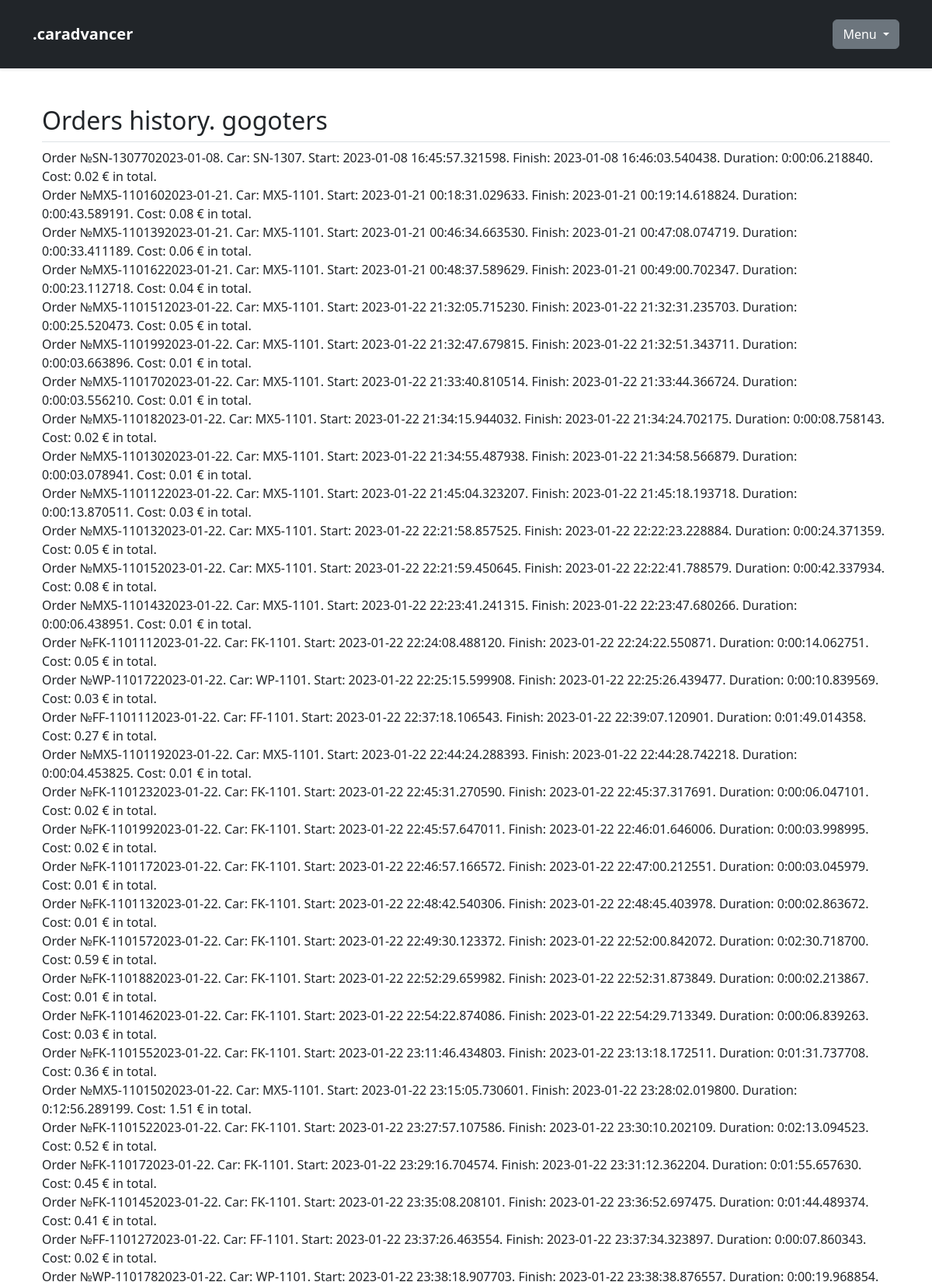
The page /user/1/history (signed in, upper part) on the database its author committed.
### databases/caDB.py (models this page shows)
class Orders(Base):
    __tablename__ = 'orders'
    id = Column(Integer, primary_key=True)
    order_id_for_show = Column(String, unique=True)
    user_rented = Column(String, ForeignKey('users.nickname'))
    car_rented = Column(String, ForeignKey('car_actual.serial_number'))
    order_started = Column(DateTime)
    order_finished = Column(DateTime)
    order_duration = Column(String)
    order_price = Column(Float)
    order_summ = Column(Float)
    order_status = Column(String, default='On action')
    def __str__(self):
        return f'Order №{self.order_id_for_show}. Car: {self.car_rented}. \
        Start: {self.order_started}. Finish: {self.order_finished}. \
        Duration: {get_order_duration(self.order_id_for_show)}. Cost: {get_order_summ(self.order_id_for_show)} € in total.'

### user/user.py (the view)
@user.route('/<username>/history', methods=["POST", "GET"])
def user_history(username):
    return render_template('user/history.html', title='История заказов', nickname=session['user_actual'],
                           history=order_history(session['user_actual']))

### databases/caDB.py (called while the page is built)
def get_one_order_by_id(order_id_for_show):  # получаем заказ по его id
    query = s.query(Orders).filter(
        Orders.order_id_for_show == order_id_for_show).first()
    return query

def get_order_duration(order_id_for_show):
    order = get_one_order_by_id(order_id_for_show)
    if not order.order_finished:
        res = datetime.datetime.now() - order.order_started
        return res
    else:
        res = order.order_finished - order.order_started
        return res

def get_order_summ(order_id_for_show):
    order = get_one_order_by_id(order_id_for_show)
    time_rented = get_order_duration(order.order_id_for_show)
    res = round(float(time_rented.total_seconds() / 60) * order.order_price / 60, 2)
    return res

def order_history(user):
    query = s.query(Orders).filter(
        Orders.user_rented == user).all()
    return query

### user/templates/user/history.html
{% extends 'user/account.html' %}
{% block content %}
{% block account_top %}
<div class="container px-4 py-5" id="hanging-icons">
    <h2 class="pb-2 border-bottom">Orders history. {{nickname}}</h2>
    {% endblock account_top %}
    {% for order in history %}
    <div>
        {{order}}
    </div>
    {% endfor %}
</div>
{% endblock content %}

### static/css/additional_styles.css (style rules this page uses)
.container { padding: 16px; }

### rows shown on the page
Orders: order_id_for_show+car_rented+order_started "Order №SN-1307702023-01-08. Car: SN-1307. Start: 2023-01-08 16:45:57.321598. Finish: 2023-01-08 16:46:03.540438. Duration: 0:00:06.218840. Cost: 0.02 € in total."
Orders: order_id_for_show+car_rented+order_started "Order №MX5-1101602023-01-21. Car: MX5-1101. Start: 2023-01-21 00:18:31.029633. Finish: 2023-01-21 00:19:14.618824. Duration: 0:00:43.589191. Cost: 0.08 € in total."
Orders: order_id_for_show+car_rented+order_started "Order №MX5-1101392023-01-21. Car: MX5-1101. Start: 2023-01-21 00:46:34.663530. Finish: 2023-01-21 00:47:08.074719. Duration: 0:00:33.411189. Cost: 0.06 € in total."
Orders: order_id_for_show+car_rented+order_started "Order №MX5-1101622023-01-21. Car: MX5-1101. Start: 2023-01-21 00:48:37.589629. Finish: 2023-01-21 00:49:00.702347. Duration: 0:00:23.112718. Cost: 0.04 € in total."
Orders: order_id_for_show+car_rented+order_started "Order №MX5-1101512023-01-22. Car: MX5-1101. Start: 2023-01-22 21:32:05.715230. Finish: 2023-01-22 21:32:31.235703. Duration: 0:00:25.520473. Cost: 0.05 € in total."
Orders: order_id_for_show+car_rented+order_started "Order №MX5-1101992023-01-22. Car: MX5-1101. Start: 2023-01-22 21:32:47.679815. Finish: 2023-01-22 21:32:51.343711. Duration: 0:00:03.663896. Cost: 0.01 € in total."
Orders: order_id_for_show+car_rented+order_started "Order №MX5-1101702023-01-22. Car: MX5-1101. Start: 2023-01-22 21:33:40.810514. Finish: 2023-01-22 21:33:44.366724. Duration: 0:00:03.556210. Cost: 0.01 € in total."
Orders: order_id_for_show+car_rented+order_started "Order №MX5-110182023-01-22. Car: MX5-1101. Start: 2023-01-22 21:34:15.944032. Finish: 2023-01-22 21:34:24.702175. Duration: 0:00:08.758143. Cost: 0.02 € in total."
Orders: order_id_for_show+car_rented+order_started "Order №MX5-1101302023-01-22. Car: MX5-1101. Start: 2023-01-22 21:34:55.487938. Finish: 2023-01-22 21:34:58.566879. Duration: 0:00:03.078941. Cost: 0.01 € in total."
Orders: order_id_for_show+car_rented+order_started "Order №MX5-1101122023-01-22. Car: MX5-1101. Start: 2023-01-22 21:45:04.323207. Finish: 2023-01-22 21:45:18.193718. Duration: 0:00:13.870511. Cost: 0.03 € in total."
Orders: order_id_for_show+car_rented+order_started "Order №MX5-110132023-01-22. Car: MX5-1101. Start: 2023-01-22 22:21:58.857525. Finish: 2023-01-22 22:22:23.228884. Duration: 0:00:24.371359. Cost: 0.05 € in total."
Orders: order_id_for_show+car_rented+order_started "Order №MX5-110152023-01-22. Car: MX5-1101. Start: 2023-01-22 22:21:59.450645. Finish: 2023-01-22 22:22:41.788579. Duration: 0:00:42.337934. Cost: 0.08 € in total."
Orders: order_id_for_show+car_rented+order_started "Order №MX5-1101432023-01-22. Car: MX5-1101. Start: 2023-01-22 22:23:41.241315. Finish: 2023-01-22 22:23:47.680266. Duration: 0:00:06.438951. Cost: 0.01 € in total."
Orders: order_id_for_show+car_rented+order_started "Order №FK-1101112023-01-22. Car: FK-1101. Start: 2023-01-22 22:24:08.488120. Finish: 2023-01-22 22:24:22.550871. Duration: 0:00:14.062751. Cost: 0.05 € in total."
Orders: order_id_for_show+car_rented+order_started "Order №WP-1101722023-01-22. Car: WP-1101. Start: 2023-01-22 22:25:15.599908. Finish: 2023-01-22 22:25:26.439477. Duration: 0:00:10.839569. Cost: 0.03 € in total."
Orders: order_id_for_show+car_rented+order_started "Order №FF-1101112023-01-22. Car: FF-1101. Start: 2023-01-22 22:37:18.106543. Finish: 2023-01-22 22:39:07.120901. Duration: 0:01:49.014358. Cost: 0.27 € in total."
Orders: order_id_for_show+car_rented+order_started "Order №MX5-1101192023-01-22. Car: MX5-1101. Start: 2023-01-22 22:44:24.288393. Finish: 2023-01-22 22:44:28.742218. Duration: 0:00:04.453825. Cost: 0.01 € in total."
Orders: order_id_for_show+car_rented+order_started "Order №FK-1101232023-01-22. Car: FK-1101. Start: 2023-01-22 22:45:31.270590. Finish: 2023-01-22 22:45:37.317691. Duration: 0:00:06.047101. Cost: 0.02 € in total."
Orders: order_id_for_show+car_rented+order_started "Order №FK-1101992023-01-22. Car: FK-1101. Start: 2023-01-22 22:45:57.647011. Finish: 2023-01-22 22:46:01.646006. Duration: 0:00:03.998995. Cost: 0.02 € in total."
Orders: order_id_for_show+car_rented+order_started "Order №FK-1101172023-01-22. Car: FK-1101. Start: 2023-01-22 22:46:57.166572. Finish: 2023-01-22 22:47:00.212551. Duration: 0:00:03.045979. Cost: 0.01 € in total."
Orders: order_id_for_show+car_rented+order_started "Order №FK-1101132023-01-22. Car: FK-1101. Start: 2023-01-22 22:48:42.540306. Finish: 2023-01-22 22:48:45.403978. Duration: 0:00:02.863672. Cost: 0.01 € in total."
Orders: order_id_for_show+car_rented+order_started "Order №FK-1101572023-01-22. Car: FK-1101. Start: 2023-01-22 22:49:30.123372. Finish: 2023-01-22 22:52:00.842072. Duration: 0:02:30.718700. Cost: 0.59 € in total."
Orders: order_id_for_show+car_rented+order_started "Order №FK-1101882023-01-22. Car: FK-1101. Start: 2023-01-22 22:52:29.659982. Finish: 2023-01-22 22:52:31.873849. Duration: 0:00:02.213867. Cost: 0.01 € in total."
Orders: order_id_for_show+car_rented+order_started "Order №FK-1101462023-01-22. Car: FK-1101. Start: 2023-01-22 22:54:22.874086. Finish: 2023-01-22 22:54:29.713349. Duration: 0:00:06.839263. Cost: 0.03 € in total."
Orders: order_id_for_show+car_rented+order_started "Order №FK-1101552023-01-22. Car: FK-1101. Start: 2023-01-22 23:11:46.434803. Finish: 2023-01-22 23:13:18.172511. Duration: 0:01:31.737708. Cost: 0.36 € in total."
Orders: order_id_for_show+car_rented+order_started "Order №MX5-1101502023-01-22. Car: MX5-1101. Start: 2023-01-22 23:15:05.730601. Finish: 2023-01-22 23:28:02.019800. Duration: 0:12:56.289199. Cost: 1.51 € in total."
Orders: order_id_for_show+car_rented+order_started "Order №FK-1101522023-01-22. Car: FK-1101. Start: 2023-01-22 23:27:57.107586. Finish: 2023-01-22 23:30:10.202109. Duration: 0:02:13.094523. Cost: 0.52 € in total."
Orders: order_id_for_show+car_rented+order_started "Order №FK-110172023-01-22. Car: FK-1101. Start: 2023-01-22 23:29:16.704574. Finish: 2023-01-22 23:31:12.362204. Duration: 0:01:55.657630. Cost: 0.45 € in total."
Orders: order_id_for_show+car_rented+order_started "Order №FK-1101452023-01-22. Car: FK-1101. Start: 2023-01-22 23:35:08.208101. Finish: 2023-01-22 23:36:52.697475. Duration: 0:01:44.489374. Cost: 0.41 € in total."
Orders: order_id_for_show+car_rented+order_started "Order №FF-1101272023-01-22. Car: FF-1101. Start: 2023-01-22 23:37:26.463554. Finish: 2023-01-22 23:37:34.323897. Duration: 0:00:07.860343. Cost: 0.02 € in total."

### other values the page prints
{{ nickname }} "gogoters"
